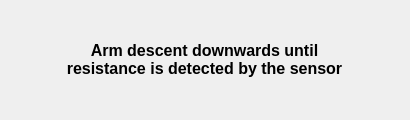
<?xml version="1.0" encoding="UTF-8"?>
<ui version="4.0">
 <class>Form</class>
 <widget class="QWidget" name="Form">
  <property name="geometry">
   <rect>
    <x>0</x>
    <y>0</y>
    <width>410</width>
    <height>120</height>
   </rect>
  </property>
  <property name="windowTitle">
   <string>Process in progress...</string>
  </property>
  <widget class="QWidget" name="verticalLayoutWidget">
   <property name="geometry">
    <rect>
     <x>40</x>
     <y>20</y>
     <width>331</width>
     <height>81</height>
    </rect>
   </property>
   <layout class="QVBoxLayout" name="verticalLayout"/>
  </widget>
  <widget class="QLabel" name="label">
   <property name="geometry">
    <rect>
     <x>50</x>
     <y>20</y>
     <width>309</width>
     <height>79</height>
    </rect>
   </property>
   <property name="font">
    <font>
     <pointsize>12</pointsize>
     <weight>75</weight>
     <bold>true</bold>
    </font>
   </property>
   <property name="text">
    <string>Arm descent downwards until resistance is detected by the sensor</string>
   </property>
   <property name="alignment">
    <set>Qt::AlignCenter</set>
   </property>
   <property name="wordWrap">
    <bool>true</bool>
   </property>
  </widget>
 </widget>
 <resources/>
 <connections/>
</ui>
